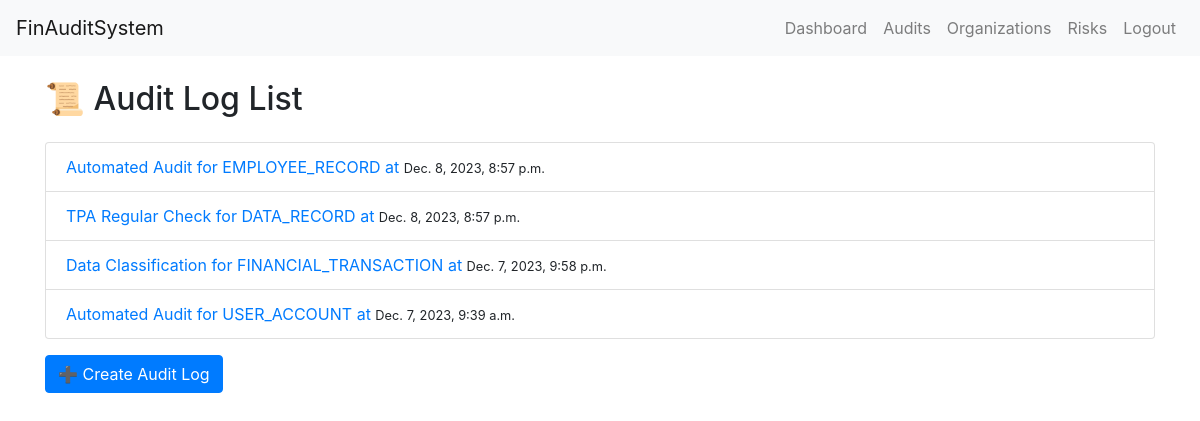
The page /audit/audit-logs/ (signed in) on the database its author committed.
### audit/models.py (models this page shows, shortened)
class AuditLog(models.Model):
    AUDIT_ACTIONS = [
    ('AUTOMATED_AUDIT', 'Automated Audit'),
    ('DATA_CLASSIFICATION', 'Data Classification'),
    ('TPA_REGULAR_CHECK', 'TPA Regular Check'),
    ('DYNAMIC_DATA_OPERATION', 'Dynamic Data Operation'),
    ('RISK_ASSESSMENT', 'Risk Assessment'),
    ('USER_COLLABORATION', 'User Collaboration'),
    ('INFO_MANAGEMENT', 'Information Management'),
    ('SYSTEM_EFFICIENCY', 'System Efficiency'),
    ('COMPLIANCE_CHECK', 'Compliance Check'),
    ('SECURITY_INCIDENT', 'Security Incident Investigation'),
    ('DATA_BACKUP_RESTORE', 'Data Backup and Restore'),
    ('ACCESS_GRANT_REVOKE', 'Access Grant/Revoke'),
    ('AUDIT_REPORT_GENERATION', 'Audit Report Generation'),
    ('SYSTEM_UPGRADE', 'System Upgrade'),
    ('EXTERNAL_SYSTEM_INTEGRATION', 'External System Integration'),
]
    RELATED_OBJECTS = [
    ('USER_ACCOUNT', 'User Account'),
    ('FINANCIAL_TRANSACTION', 'Financial Transaction'),
    ('DATA_RECORD', 'Data Record'),
    ('DATABASE_TABLE', 'Database Table'),
    ('SYSTEM_SETTING', 'System Setting'),
    ('DOCUMENT', 'Document'),
    ('SECURITY_POLICY', 'Security Policy'),
    ('APPLICATION', 'Application'),
    ('NETWORK_DEVICE', 'Network Device'),
    ('EMPLOYEE_RECORD', 'Employee Record'),
    ('VENDOR_CONTRACT', 'Vendor Contract'),
    ('CLIENT_RECORD', 'Client Record'),
    ('PROJECT', 'Project'),
    ('SERVICE_REQUEST', 'Service Request'),
    ('AUDIT_LOG_ENTRY', 'Audit Log Entry'),
]
    user = models.ForeignKey(User, on_delete=models.CASCADE)
    action = models.CharField(max_length=50, choices=AUDIT_ACTIONS)
    description = models.TextField(blank=True, null=True)
    source_ip = models.GenericIPAddressField(blank=True, null=True)
    related_object = models.CharField(max_length=50, choices=RELATED_OBJECTS)
    timestamp = models.DateTimeField(auto_now_add=True)

### audit/views.py (the view)
# urls.py: path('audit-logs/', views.audit_log_list, name='audit_log_list'),
@login_required
def audit_log_list(request):
    audit_logs = AuditLog.objects.filter(user=request.user).order_by('-timestamp')
    return render(request, 'audit/audit_log_list.html', {'audit_logs': audit_logs})

### templates/audit/audit_log_list.html (shortened to what this page needs)
{% extends 'base.html' %}
{% block content %}
  <div class="container mt-4">
    <h2 class="mb-4">📜 Audit Log List</h2>
    <ul class="list-group">
      {% for log in audit_logs %}
        <li class="list-group-item">
          <a href="{% url 'audit:audit_log_detail' log.id %}">{{ log.get_action_display }} for {{ log.related_object }} at</a>
          <small>{{ log.timestamp }}</small>
        </li>
      {% endfor %}
    </ul>
    <a href="{% url 'audit:audit_log_create' %}" class="btn btn-primary mt-3">➕ Create Audit Log</a>
  </div>
{% endblock %}

### rows shown on the page
AuditLog: action "Automated Audit", related_object "EMPLOYEE_RECORD", timestamp "Dec. 8, 2023, 8:57 p.m."
AuditLog: action "TPA Regular Check", related_object "DATA_RECORD", timestamp "Dec. 8, 2023, 8:57 p.m."
AuditLog: action "Data Classification", related_object "FINANCIAL_TRANSACTION", timestamp "Dec. 7, 2023, 9:58 p.m."
AuditLog: action "Automated Audit", related_object "USER_ACCOUNT", timestamp "Dec. 7, 2023, 9:39 a.m."
